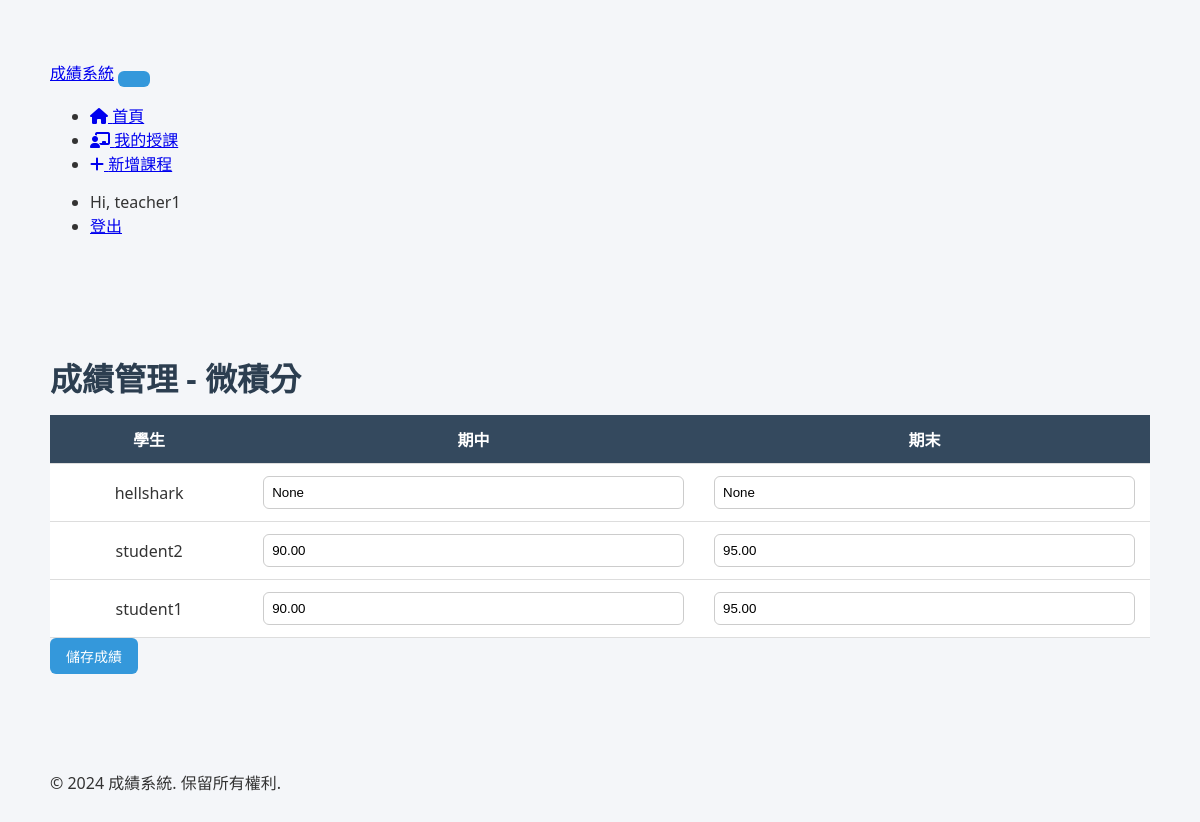
Page /courses/course/MA101/grade/ (signed in) on the earlier database version.
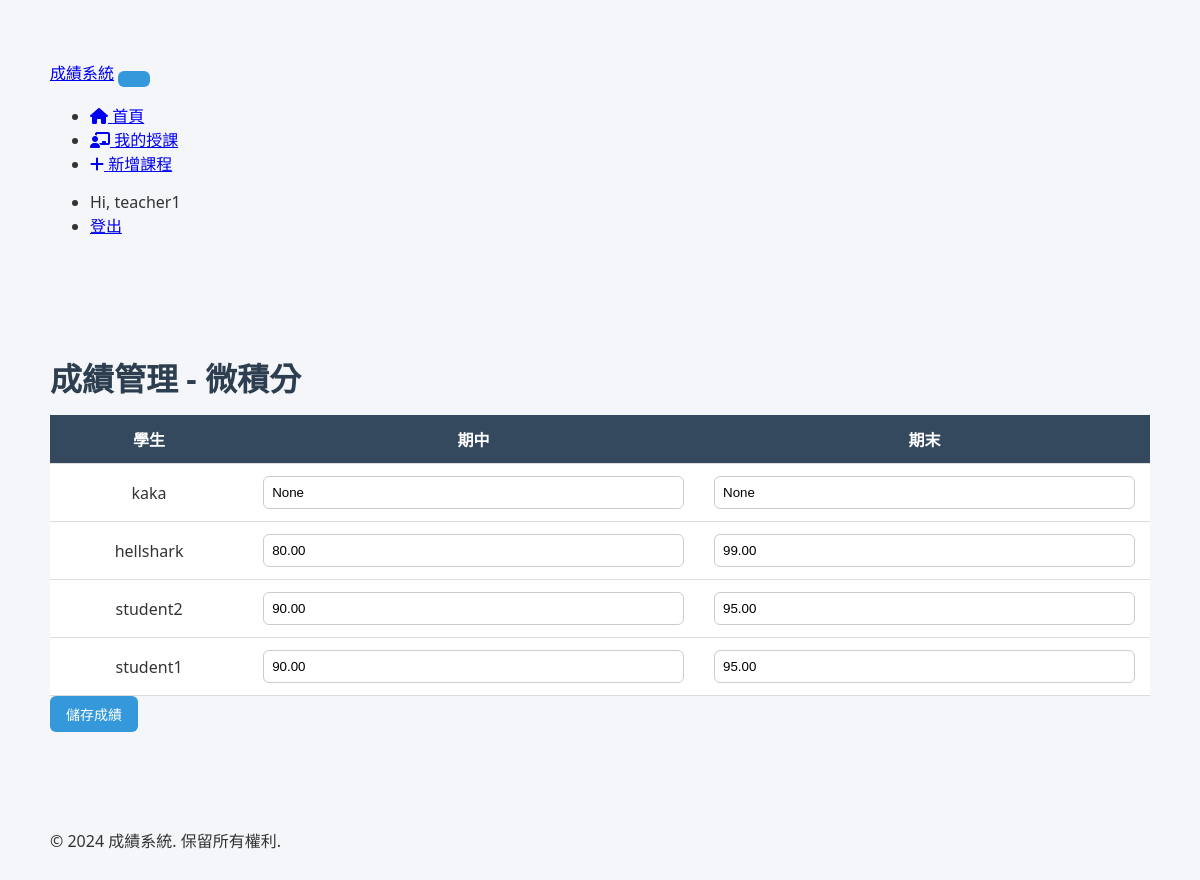
Same page on the later database version.
### grade_system/courses/models.py (models this page shows, shortened)
class StudentCourse(models.Model):
    student = models.ForeignKey(User, on_delete=models.CASCADE,
                               limit_choices_to={'profile__role': 'student'},
                               related_name='enrolled_courses',
                               verbose_name='學生')
    course = models.ForeignKey(Course, on_delete=models.CASCADE,
                              related_name='enrollments',
                              verbose_name='課程')
    midterm_score = models.DecimalField(
        max_digits=5,
        decimal_places=2,
        null=True,
        blank=True,
        verbose_name='期中考分數',
        validators=[MinValueValidator(0), MaxValueValidator(100)]
    )
    final_score = models.DecimalField(
        max_digits=5,
        decimal_places=2,
        null=True,
        blank=True,
        verbose_name='期末考分數',
        validators=[MinValueValidator(0), MaxValueValidator(100)]
    )
    enrolled_at = models.DateTimeField(auto_now_add=True, verbose_name='選課時間')
    class Meta:
        verbose_name = '學生修課'
        verbose_name_plural = '學生修課'
        unique_together = ['student', 'course']
        ordering = ['-enrolled_at']

### grade_system/courses/views.py (the view, shortened to what this page needs)
# urls.py: path('course/<str:course_id>/grade/', views.grade_management, name='grade_management'),
@teacher_required
def grade_management(request, course_id):
    course = get_object_or_404(Course, course_id=course_id, teacher=request.user)
    enrollments = StudentCourse.objects.filter(course=course).select_related('student')
    context = {
        'course': course,
        'enrollments': enrollments,
    }
    return render(request, 'courses/grade_management.html', context)

### grade_system/courses/context_processors.py (called while the page is built)
def user_role(request):
    try:
        if request.user.is_authenticated:
            return {'user_role': getattr(request.user.profile, 'role', None)}
    except Exception:
        pass
    return {'user_role': None}

### grade_system/templates/courses/grade_management.html (shortened to what this page needs)
{% extends 'base.html' %}
{% block content %}
<h1>成績管理 - {{ course.course_name }}</h1>
<form method="post">
    <table>
        <thead>
            <tr>
                <th>學生</th>
                <th>期中</th>
                <th>期末</th>
            </tr>
        </thead>
        <tbody>
            {% for e in enrollments %}
            <tr>
                <td>{{ e.student.username }}</td>
                <td><input type="text" name="midterm_{{ e.student.id }}" value="{{ e.midterm_score }}"></td>
                <td><input type="text" name="final_{{ e.student.id }}" value="{{ e.final_score }}"></td>
            </tr>
            {% endfor %}
        </tbody>
    </table>
    <button type="submit" class="btn">儲存成績</button>
</form>
{% endblock %}

Differences in the rows shown:
added StudentCourse: student.username "kaka", midterm_score "None", final_score "None"
changed StudentCourse "hellshark": midterm_score "None" → "80.00"; final_score "None" → "99.00"
